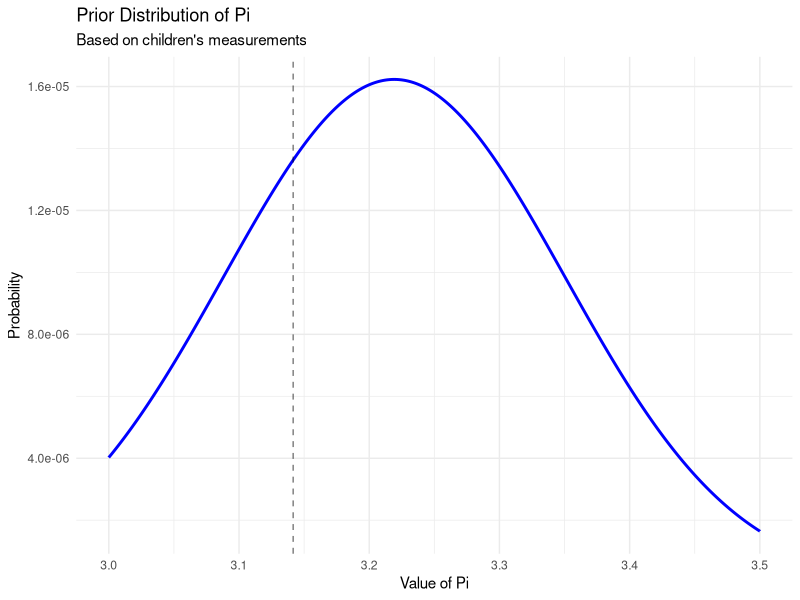
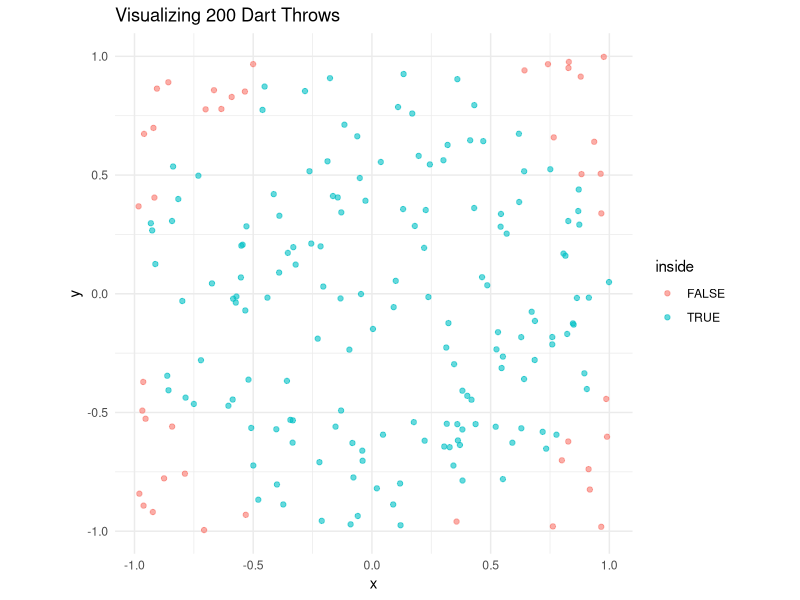
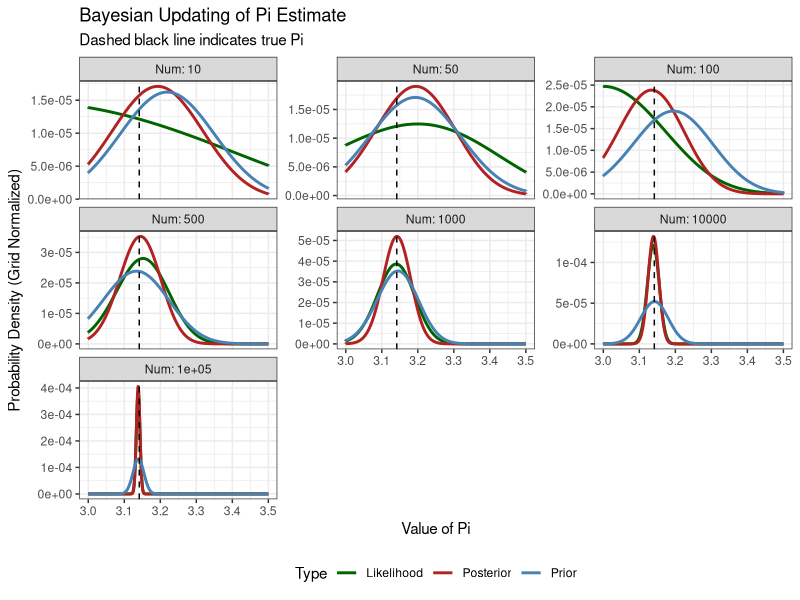

The R script that drew these images, in order:
## ---- chunk 1
library(tidyverse)
library(patchwork)
knitr::opts_chunk$set(warning = FALSE, message = FALSE)
## ---- chunk 2
set.seed(42)

# Synthetic data: 20 children estimate pi
# They tend to estimate around 3.2 with a standard deviation of 0.4
kids_guesses <- rnorm(n = 20, mean = 3.2, sd = 0.1)

# Summary stats for the prior
prior_mean <- mean(kids_guesses)
prior_sd   <- sd(kids_guesses)

print(paste("Prior Mean:", round(prior_mean, 3)))
print(paste("Prior SD:", round(prior_sd, 3)))
## ---- chunk 3
# Create a grid of 1000 possible values for Pi
# Limiting range to 2.0 - 4.5 for better visualization focus
grid_size <- 100000
pi_grid <- seq(from = 3, to = 3.5, length.out = grid_size)

# Calculate Prior Probability for each grid point based on the kids' data
# We use dnorm to get the density height
prior_prob <- dnorm(pi_grid, mean = prior_mean, sd = prior_sd)

# Normalize so the sum of probabilities equals 1
prior_prob <- prior_prob / sum(prior_prob)

# Store in a data frame
df_grid <- data.frame(pi_val = pi_grid, prior = prior_prob)

ggplot(df_grid, aes(x = pi_val, y = prior)) +
  geom_line(color = "blue", size = 1) +
  geom_vline(xintercept = 3.14159, linetype = "dashed", alpha = 0.5) +
  labs(title = "Prior Distribution of Pi",
       subtitle = "Based on children's measurements",
       x = "Value of Pi", y = "Probability") +
  theme_minimal()
## ---- chunk 4
simulate_darts <- function(n) {
  x <- runif(n, -1, 1)
  y <- runif(n, -1, 1)
  inside <- (x^2 + y^2) <= 1
  return(list(total = n, hits = sum(inside)))
}

# Let's visualize one small experiment of 200 throws
set.seed(101)
demo_n <- 200
x <- runif(demo_n, -1, 1)
y <- runif(demo_n, -1, 1)
inside <- (x^2 + y^2) <= 1

tibble(x, y, inside) %>%
  ggplot(aes(x, y, color = inside)) +
  geom_point(alpha = 0.6) +
  coord_fixed() +
  ggtitle(paste("Visualizing", demo_n, "Dart Throws")) +
  theme_minimal()
## ---- chunk 5
N <- 10  # Total number of dart throws per experiment
# Define steps for the experiment (Cumulative throws)
steps <- c(10, 50, 200, 1000)
set.seed(999) # Ensure reproducibility

# Initialize storage for plotting later
results_list <- list()


  
# 1. Run Experiment
data <- simulate_darts(N)
k <- data$hits

# 2. Calculate Likelihood for each grid point
# The probability of success for a given grid point is (pi_val / 4)
likelihood <- dbinom(x = k, size = N, prob = pi_grid / 4)

# 3. Calculate Unstandardized Posterior
unstd_posterior <- likelihood * prior_prob

# 4. Normalize Posterior
posterior <- unstd_posterior / sum(unstd_posterior)

# Store results
# We normalize likelihood purely for visualization comparison (so it fits on plot)
norm_likelihood <- likelihood / sum(likelihood)

results_list[[paste0("N_", N)]] <- data.frame(
  pi_val = pi_grid,
  Prior = prior_prob,
  Likelihood = norm_likelihood,
  Posterior = posterior,
  Num = rep(N, length(pi_grid))
)
## ---- chunk 6
N <- 50  # Total number of dart throws per experiment
# Define steps for the experiment (Cumulative throws)
steps <- c(10, 50, 200, 1000)
set.seed(999) # Ensure reproducibility

  
# 1. Run Experiment
data <- simulate_darts(N)
k <- data$hits
prior_prob <- results_list[["N_10"]]$Posterior


# 2. Calculate Likelihood for each grid point
# The probability of success for a given grid point is (pi_val / 4)
likelihood <- dbinom(x = k, size = N, prob = pi_grid / 4)

# 3. Calculate Unstandardized Posterior
unstd_posterior <- likelihood * prior_prob

# 4. Normalize Posterior
posterior <- unstd_posterior / sum(unstd_posterior)

# Store results
# We normalize likelihood purely for visualization comparison (so it fits on plot)
norm_likelihood <- likelihood / sum(likelihood)

results_list[[paste0("N_", N)]] <- data.frame(
  pi_val = pi_grid,
  Prior = prior_prob,
  Likelihood = norm_likelihood,
  Posterior = posterior,
  Num = rep(N, length(pi_grid))
)

## ---- chunk 7
N <- 100  # Total number of dart throws per experiment
# Define steps for the experiment (Cumulative throws)
steps <- c(10, 50, 200, 1000)
set.seed(999) # Ensure reproducibility

  
# 1. Run Experiment
data <- simulate_darts(N)
k <- data$hits
prior_prob <- results_list[["N_50"]]$Posterior


# 2. Calculate Likelihood for each grid point
# The probability of success for a given grid point is (pi_val / 4)
likelihood <- dbinom(x = k, size = N, prob = pi_grid / 4)

# 3. Calculate Unstandardized Posterior
unstd_posterior <- likelihood * prior_prob

# 4. Normalize Posterior
posterior <- unstd_posterior / sum(unstd_posterior)

# Store results
# We normalize likelihood purely for visualization comparison (so it fits on plot)
norm_likelihood <- likelihood / sum(likelihood)

results_list[[paste0("N_", N)]] <- data.frame(
  pi_val = pi_grid,
  Prior = prior_prob,
  Likelihood = norm_likelihood,
  Posterior = posterior,
  Num = rep(N, length(pi_grid))
)

## ---- chunk 8
N <- 500  # Total number of dart throws per experiment
# Define steps for the experiment (Cumulative throws)
steps <- c(10, 50, 200, 1000)
set.seed(999) # Ensure reproducibility

  
# 1. Run Experiment
data <- simulate_darts(N)
k <- data$hits
prior_prob <- results_list[["N_100"]]$Posterior


# 2. Calculate Likelihood for each grid point
# The probability of success for a given grid point is (pi_val / 4)
likelihood <- dbinom(x = k, size = N, prob = pi_grid / 4)

# 3. Calculate Unstandardized Posterior
unstd_posterior <- likelihood * prior_prob

# 4. Normalize Posterior
posterior <- unstd_posterior / sum(unstd_posterior)

# Store results
# We normalize likelihood purely for visualization comparison (so it fits on plot)
norm_likelihood <- likelihood / sum(likelihood)

results_list[[paste0("N_", N)]] <- data.frame(
  pi_val = pi_grid,
  Prior = prior_prob,
  Likelihood = norm_likelihood,
  Posterior = posterior,
  Num = rep(N, length(pi_grid))
)

## ---- chunk 9
N <- 1000  # Total number of dart throws per experiment
# Define steps for the experiment (Cumulative throws)
steps <- c(10, 50, 200, 1000)
set.seed(999) # Ensure reproducibility

  
# 1. Run Experiment
data <- simulate_darts(N)
k <- data$hits
prior_prob <- results_list[["N_500"]]$Posterior


# 2. Calculate Likelihood for each grid point
# The probability of success for a given grid point is (pi_val / 4)
likelihood <- dbinom(x = k, size = N, prob = pi_grid / 4)

# 3. Calculate Unstandardized Posterior
unstd_posterior <- likelihood * prior_prob

# 4. Normalize Posterior
posterior <- unstd_posterior / sum(unstd_posterior)

# Store results
# We normalize likelihood purely for visualization comparison (so it fits on plot)
norm_likelihood <- likelihood / sum(likelihood)

results_list[[paste0("N_", N)]] <- data.frame(
  pi_val = pi_grid,
  Prior = prior_prob,
  Likelihood = norm_likelihood,
  Posterior = posterior,
  Num = rep(N, length(pi_grid))
)

## ---- chunk 10
N <- 10000  # Total number of dart throws per experiment
# Define steps for the experiment (Cumulative throws)
steps <- c(10, 50, 200, 1000)
set.seed(999) # Ensure reproducibility

  
# 1. Run Experiment
data <- simulate_darts(N)
k <- data$hits
prior_prob <- results_list[["N_1000"]]$Posterior


# 2. Calculate Likelihood for each grid point
# The probability of success for a given grid point is (pi_val / 4)
likelihood <- dbinom(x = k, size = N, prob = pi_grid / 4)

# 3. Calculate Unstandardized Posterior
unstd_posterior <- likelihood * prior_prob

# 4. Normalize Posterior
posterior <- unstd_posterior / sum(unstd_posterior)

# Store results
# We normalize likelihood purely for visualization comparison (so it fits on plot)
norm_likelihood <- likelihood / sum(likelihood)

results_list[[paste0("N_", N)]] <- data.frame(
  pi_val = pi_grid,
  Prior = prior_prob,
  Likelihood = norm_likelihood,
  Posterior = posterior,
  Num = rep(N, length(pi_grid))
)

## ---- chunk 11
N <- 100000  # Total number of dart throws per experiment
# Define steps for the experiment (Cumulative throws)
steps <- c(10, 50, 200, 1000)
set.seed(999) # Ensure reproducibility

  
# 1. Run Experiment
data <- simulate_darts(N)
k <- data$hits
prior_prob <- results_list[["N_10000"]]$Posterior


# 2. Calculate Likelihood for each grid point
# The probability of success for a given grid point is (pi_val / 4)
likelihood <- dbinom(x = k, size = N, prob = pi_grid / 4)

# 3. Calculate Unstandardized Posterior
unstd_posterior <- likelihood * prior_prob

# 4. Normalize Posterior
posterior <- unstd_posterior / sum(unstd_posterior)

# Store results
# We normalize likelihood purely for visualization comparison (so it fits on plot)
norm_likelihood <- likelihood / sum(likelihood)

results_list[[paste0("N_", N)]] <- data.frame(
  pi_val = pi_grid,
  Prior = prior_prob,
  Likelihood = norm_likelihood,
  Posterior = posterior,
  Num = rep(N, length(pi_grid))
)
## ---- chunk 12
# Combine all results into one dataframe
all_results <- bind_rows(results_list) %>%
  pivot_longer(cols = c("Prior", "Likelihood", "Posterior"), 
               names_to = "Type", values_to = "Probability")
## ---- chunk 13
#| fig-height: 8
#| fig-width: 10

true_pi <- 3.14159

ggplot(all_results, aes(x = pi_val, y = Probability, color = Type)) +
  geom_line(size = 1) +
  geom_vline(xintercept = true_pi, linetype = "dashed", color = "black") +
  facet_wrap(~Num, scales = "free_y", labeller = label_both) +
  scale_color_manual(values = c("Likelihood" = "darkgreen", 
                                "Posterior" = "firebrick", 
                                "Prior" = "steelblue")) +
  labs(title = "Bayesian Updating of Pi Estimate",
       subtitle = "Dashed black line indicates true Pi",
       x = "Value of Pi",
       y = "Probability Density (Grid Normalized)") +
  theme_bw() +
  theme(legend.position = "bottom")
## ---- chunk 14
final_step <- results_list[["N_1e+05"]]
map_estimate <- final_step$pi_val[which.max(final_step$Posterior)]

print(paste("True Pi:", true_pi))
print(paste("MAP Estimate:", round(map_estimate, 4)))
